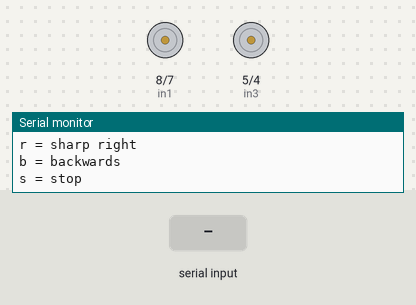
Bench run of a sketch on a simulated Arduino Uno, built with avr-gcc and run on an emulated ATmega328P. Parts: motor-driver pin pairs drawn as motors (green arrow = first pin HIGH = forward, orange = second pin HIGH = backward, longer = more drive, scaled by the enable pin), the last lines printed to the serial monitor. Inputs (shaded band) come from the test bench.

Above: at 1.2 s.
1.3 s: "f" received over Serial
At 2.1 s:
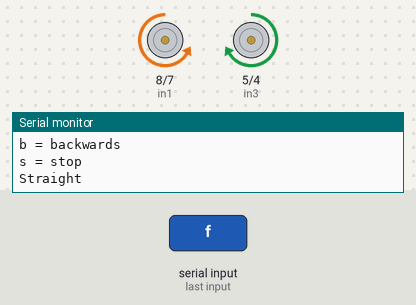
2.8 s: "q" received over Serial
At 3.2 s:
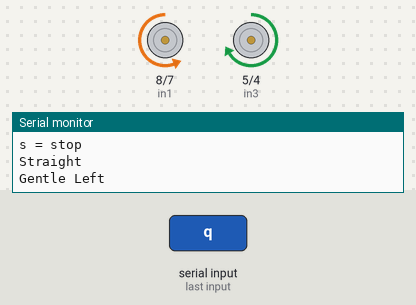
4.3 s: "l" received over Serial
At 5.5 s:
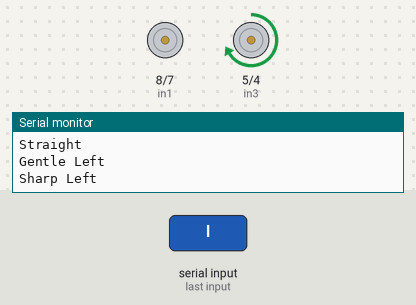
5.8 s: "e" received over Serial
At 6.7 s:
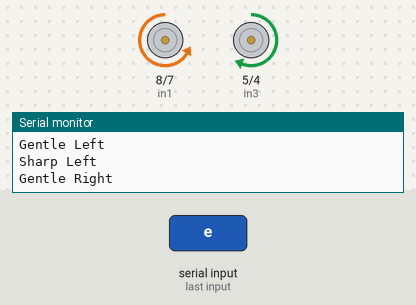
7.3 s: "r" received over Serial
At 7.8 s:
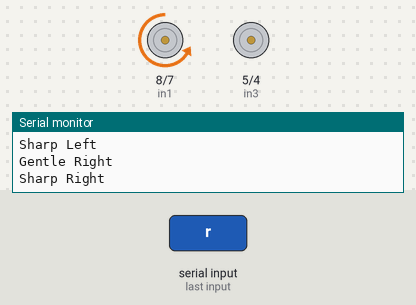
8.8 s: "b" received over Serial
At 10.2 s:
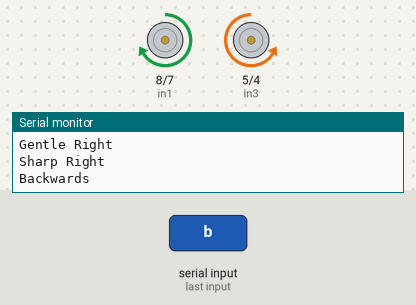
Timing chart, 0 to 11.3 s (numbered marks = the images above; inputs shaded):
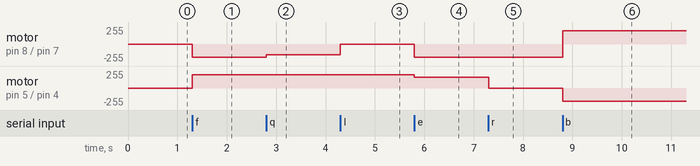

The sketch:

lab03_task.ino
```cpp
int enA = 9;
int in1 = 8;
int in2 = 7;

int in3 = 5;
int in4 = 4;
int enB = 3;

int normalSpeed = 200;
int gentleSpeed = 160;

void setup() {
  pinMode(enA, OUTPUT);
  pinMode(in1, OUTPUT);
  pinMode(in2, OUTPUT);

  pinMode(in3, OUTPUT);
  pinMode(in4, OUTPUT);
  pinMode(enB, OUTPUT);

  Serial.begin(9600);

  Serial.println("Robot Controls:");
  Serial.println("f = straight");
  Serial.println("q = gentle left");
  Serial.println("l = sharp left");
  Serial.println("e = gentle right");
  Serial.println("r = sharp right");
  Serial.println("b = backwards");
  Serial.println("s = stop");
}

void loop() {
  if (Serial.available() > 0) {
    char command = Serial.read();

    if (command == 'f') {
      straight();
      Serial.println("Straight");
    }

    else if (command == 'q') {
      gentleLeft();
      Serial.println("Gentle Left");
    }

    else if (command == 'l') {
      sharpLeft();
      Serial.println("Sharp Left");
    }

    else if (command == 'e') {
      gentleRight();
      Serial.println("Gentle Right");
    }

    else if (command == 'r') {
      sharpRight();
      Serial.println("Sharp Right");
    }

    else if (command == 'b') {
      backwards();
      Serial.println("Backwards");
    }

    else if (command == 's') {
      stopRobot();
      Serial.println("Stop");
    }
  }
}


// STRAIGHT
void straight() {
  digitalWrite(in1, LOW);
  digitalWrite(in2, HIGH);
  analogWrite(enA, normalSpeed);

  digitalWrite(in3, HIGH);
  digitalWrite(in4, LOW);
  analogWrite(enB, normalSpeed);
}


// GENTLE LEFT
void gentleLeft() {
  // Left motor slower
  digitalWrite(in1, LOW);
  digitalWrite(in2, HIGH);
  analogWrite(enA, gentleSpeed);

  // Right motor normal speed
  digitalWrite(in3, HIGH);
  digitalWrite(in4, LOW);
  analogWrite(enB, normalSpeed);
}


// SHARP LEFT
void sharpLeft() {
  // Left motor stopped
  analogWrite(enA, 0);

  // Right motor moves forward
  digitalWrite(in3, HIGH);
  digitalWrite(in4, LOW);
  analogWrite(enB, normalSpeed);
}


// GENTLE RIGHT
void gentleRight() {
  // Left motor normal speed
  digitalWrite(in1, LOW);
  digitalWrite(in2, HIGH);
  analogWrite(enA, normalSpeed);

  // Right motor slower
  digitalWrite(in3, HIGH);
  digitalWrite(in4, LOW);
  analogWrite(enB, gentleSpeed);
}


// SHARP RIGHT
void sharpRight() {
  // Left motor moves forward
  digitalWrite(in1, LOW);
  digitalWrite(in2, HIGH);
  analogWrite(enA, normalSpeed);

  // Right motor stopped
  analogWrite(enB, 0);
}


// BACKWARDS
void backwards() {
  digitalWrite(in1, HIGH);
  digitalWrite(in2, LOW);
  analogWrite(enA, normalSpeed);

  digitalWrite(in3, LOW);
  digitalWrite(in4, HIGH);
  analogWrite(enB, normalSpeed);
}


// STOP
void stopRobot() {
  analogWrite(enA, 0);
  analogWrite(enB, 0);
}
```

Measured:
- after the input at 1.3 s, motor on pin 8 (in1) / pin 7 (in2): stopped → backward 200/255 at once; motor on pin 5 (in3) / pin 4 (in4): stopped → forward 200/255 at once
- after the input at 2.8 s, motor on pin 8 (in1) / pin 7 (in2): backward 200/255 → backward 160/255 at once
- after the input at 4.3 s, motor on pin 8 (in1) / pin 7 (in2): backward 160/255 → stopped at once
- after the input at 5.8 s, motor on pin 8 (in1) / pin 7 (in2): stopped → backward 200/255 at once; motor on pin 5 (in3) / pin 4 (in4): forward 200/255 → forward 160/255 at once
- after the input at 7.3 s, motor on pin 5 (in3) / pin 4 (in4): forward 160/255 → stopped at once
- after the input at 8.8 s, motor on pin 8 (in1) / pin 7 (in2): backward 200/255 → forward 200/255 at once; motor on pin 5 (in3) / pin 4 (in4): stopped → backward 200/255 at once
